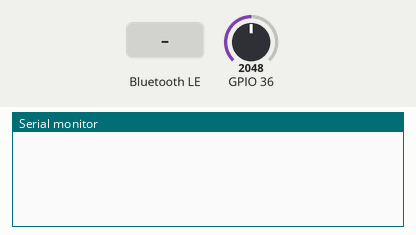
Recording of a sketch running on a simulated ESP32. Shown: the last lines printed to the serial monitor. Inputs (shaded band) come from the test bench; at power-on: GPIO 36 = 2048. Nothing arrives over Bluetooth unless stated; a phone connects over Bluetooth LE 3 s after start.

Above: at 1.2 s.
1.3 s: GPIO 36 set to 0
At 3.21 s:
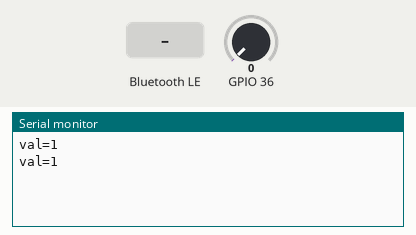
4.3 s: Bluetooth LE write "1" received
5.8 s: Bluetooth LE write "0" received
7.3 s: GPIO 36 set to 4095
At 7.32 s:
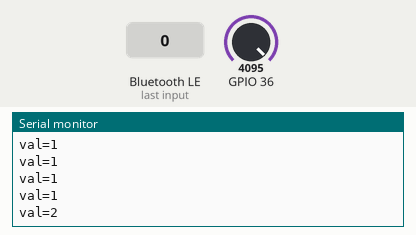

The sketch:

notify_write.ino
```cpp
#include <BLEDevice.h>
#include <BLEUtils.h>
#include <BLEServer.h>
#include <BLE2902.h>


#define SERVICE_UUID         BLEUUID((uint16_t)0x180E)
#define CHARACTERISTIC_UUID  BLEUUID((uint16_t)0x2A3F)


BLEServer* pServer = NULL;
BLECharacteristic* pCharacteristic = NULL;
bool deviceConnected = false;
bool oldDeviceConnected = false;
uint8_t val=0;


class MyCallbacks: public BLECharacteristicCallbacks {
    void onWrite(BLECharacteristic *pCharacteristic) {
      std::string value = pCharacteristic->getValue();

      if (value.length() > 0) {
        Serial.println("*********");
        Serial.print("New value: ");
        for (int i = 0; i < value.length(); i++)
          Serial.print(value[i]);

        Serial.println();
        Serial.println("*********");
      }
    }
};

class MyServerCallbacks: public BLEServerCallbacks {
    void onConnect(BLEServer* pServer) {
      deviceConnected = true;
    };

    void onDisconnect(BLEServer* pServer) {
      deviceConnected = false;
    }
};

void setup() {
  Serial.begin(115200);
  BLEDevice::init("MyESP32");

  // Create the BLE Server
  pServer = BLEDevice::createServer();
  pServer->setCallbacks(new MyServerCallbacks());
  BLEService *pService = pServer->createService(SERVICE_UUID);
  pCharacteristic = pService->createCharacteristic(
                      CHARACTERISTIC_UUID,
                      BLECharacteristic::PROPERTY_READ   |
                      BLECharacteristic::PROPERTY_WRITE  |
                      BLECharacteristic::PROPERTY_NOTIFY |
                      BLECharacteristic::PROPERTY_INDICATE
                    );

pCharacteristic->setCallbacks(new MyCallbacks());
pCharacteristic->addDescriptor(new BLE2902());
pService->start();
pServer->getAdvertising()->start();
}

void loop() {
  if (deviceConnected) {

        pCharacteristic->setValue((uint8_t*)&val, 1);
        pCharacteristic->notify();
        delay(100); // bluetooth stack will go into congestion, if too many packets are sent
             if(analogRead(A0)==4095){Serial.println("val=2");val=2;}
        else if(analogRead(A0)==0){Serial.println("val=1");val=1;}
    }
    // disconnecting
    if (!deviceConnected && oldDeviceConnected) {
        delay(500); // give the bluetooth stack the chance to get things ready
        pServer->startAdvertising(); // restart advertising
        Serial.println("start advertising");
        oldDeviceConnected = deviceConnected;
    }
    // connecting
    if (deviceConnected && !oldDeviceConnected) {
        // do stuff here on connecting
        oldDeviceConnected = deviceConnected;
    }

}
```

Measured:
- after the input at 1.3 s, the serial monitor: prints a new line after 1.8 s (image 1)
- after the input at 7.3 s, the serial monitor: prints a new line at once (image 2)
